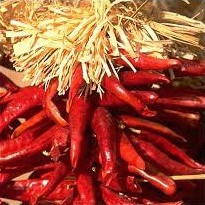
#> input picture 2AL3_Linearity_and_convolution/chilli_img.jpg, 205 x 205 px, found by its file name
$ jupyter execute 2AL3_Linearity_and_Convolution.ipynb
#> lines starting #> are read from the running program, lines starting #| are printed output that depends on the picture
[cell 1]
# Please upload chilli_img for performing operation
import cv2
from google.colab.patches import cv2_imshow
import numpy as np

img_path = "/content/chilli_img.jpg"
img = cv2.imread(img_path)
#> img is the input picture: shape (205, 205, 3); mean B, G, R 54.5, 77.9, 162.4
print(img.shape)
#| (205, 205, 3)
cv2_imshow(img)

## Now image padding  for filtering can be of 3 types:
# 1. Same : Nothing to be done on image.
# 2. Valid : using numpy, simply slice image to respective indices:
# for example, if filter is of size 3*3,
# remove 1 row from top and bottom and 1 column from left and right.
# 3. Full : In this case, border needs to be extended.
# In openCV, it can be done using cv2.copyMakeBorder() method
# for cv2.copyMakeBorder, parameters are :
# src => source image
# top, bottom, left, right => 0.5 * size of image. Here 4 is just random number
# here size of image is 450, so top = bottom = left = right = 225
# borderType : types of border extension.
# BORDER_CONSTANT => adds a constant colored border
# BORDER_REFLECT => mirror reflection of the border elements
#                   "gfedcba|abcdefg|gfedcba"
# BORDER_DEFAULT => same works as BORDER_REFLECT but with slight change.
#                   “gfedcb|abcdefgh|gfedcba"
# BORDER_REPLICATE => replicates the last element
#                   "aaaaa|abcdefgh|hhhhh"
top = bottom = left = right = 20
img_1 = cv2.copyMakeBorder(img, top, bottom, left, right, cv2.BORDER_CONSTANT)
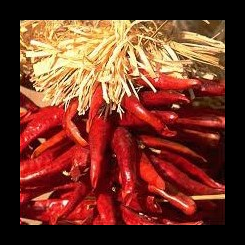
#> img_1: shape (245, 245, 3); mean B, G, R 38.2, 54.5, 113.7
img_2 = cv2.copyMakeBorder(img, top, bottom, left, right, cv2.BORDER_REFLECT)
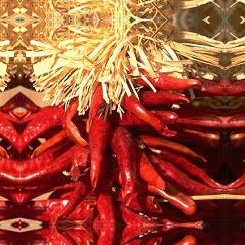
#> img_2: shape (245, 245, 3); mean B, G, R 53.5, 77.6, 158.4
img_3 = cv2.copyMakeBorder(img, top, bottom, left, right, cv2.BORDER_DEFAULT)
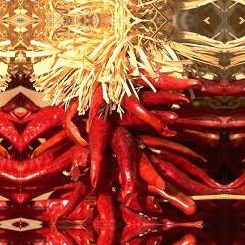
#> img_3: shape (245, 245, 3); mean B, G, R 53.5, 77.7, 158.7
img_4 = cv2.copyMakeBorder(img, top, bottom, left, right, cv2.BORDER_REPLICATE)
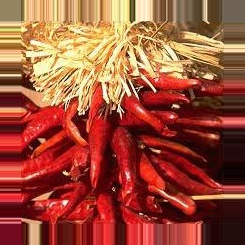
#> img_4: shape (245, 245, 3); mean B, G, R 56.6, 78.8, 157.4

Hori = np.concatenate((img_1, img_4), axis=1)
cv2_imshow(Hori)

Hori = np.concatenate((img_2, img_3), axis=1)
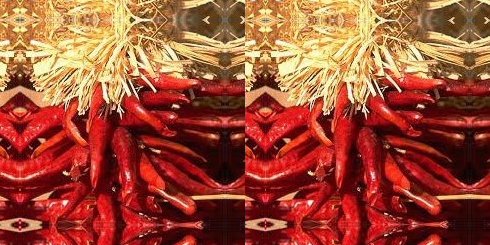
#> Hori: shape (245, 490, 3); mean B, G, R 53.5, 77.7, 158.6
cv2_imshow(Hori)

[cell 2]
# Please upload einstein test image for performing operation
import cv2
from google.colab.patches import cv2_imshow
import numpy as np

img_path = "/content/Einstein_test_image.png"
img = cv2.imread(img_path)
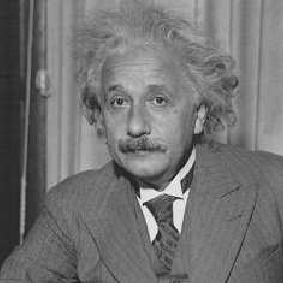
#> input picture 2AL3_Linearity_and_convolution/Einstein_test_image.png, 283 x 283 px, found by its file name
#> img is the input picture: shape (283, 283, 3); min 4, max 255, mean 114.5
print(img.shape)
#| (283, 283, 3)
cv2_imshow(img)
## convert 3 layers to 1 for image:
img_new = img[:,:,0]
print(img_new.shape)
#| (283, 283)
cv2_imshow(img_new)

## Different kernels applied to filter
# impulse filter:
impulse_filter = np.array([[0, 0, 0],
                    [0, 1, 0],
                    [0, 0, 0]])

img_impulse = cv2.filter2D(img_new, -1, impulse_filter)
print("Impulse Filter")
Hori = np.concatenate((img_new, img_impulse), axis=1)
#> Hori: shape (283, 566)
cv2_imshow(Hori)

# Shited image by 1 pixel
shift_filter = np.array([[0, 0, 0],
                    [0, 0, 1],
                    [0, 0, 0]])
img_shift = cv2.filter2D(img_new, -1, shift_filter)
print("Shift Filter")
Hori = np.concatenate((img_new, img_shift), axis=1)
cv2_imshow(Hori)

# Blurred filter
blur_filter = np.array([[1/9., 1/9., 1/9.],
                    [1/9., 1/9., 1/9.],
                    [1/9., 1/9., 1/9.]])
img_blur = cv2.filter2D(img_new, -1, blur_filter)
print("Blur Filter")
Hori = np.concatenate((img_new, img_blur), axis=1)
cv2_imshow(Hori)

# Sharpning Image using 2 different kernel
sharp_filter =  np.array([[0, 0, 0],
                    [0, 2, 0],
                    [0, 0, 0]]) -  np.array([[1/9., 1/9., 1/9.],
                    [1/9., 1/9., 1/9.],
                    [1/9., 1/9., 1/9.]])
img_sharp = cv2.filter2D(img_new, -1, sharp_filter)
print("Sharp Filter")
Hori = np.concatenate((img_new, img_sharp), axis=1)
cv2_imshow(Hori)

[cell 3]
## Please upload pepper_image for performing operation

## References:
# https://theailearner.com/2019/05/07/add-different-noise-to-an-image/

import cv2
from google.colab.patches import cv2_imshow
import numpy as np
from skimage.util import random_noise

img_path = "/content/pepper_image.jpg"
## convert 3 layers to 1 for image:
img_new = img[:,:,0]
print(img_new.shape)
#| (283, 283)
cv2_imshow(img_new)

## Gaussian noise
gau_noise = random_noise(img_new,mode="gaussian")
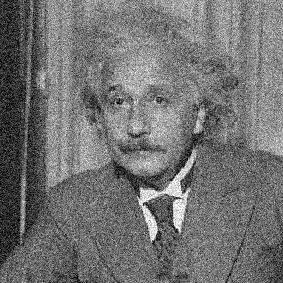
#> gau_noise: shape (283, 283) float64; min 0, max 1, mean 0.449
img_gau = np.array(255*gau_noise, dtype = 'uint8')
print("Gaussian Noise")
Hori = np.concatenate((img_new, img_gau), axis=1)
cv2_imshow(Hori)

## Salt and Pepper noise
snp_noise = random_noise(img_new,mode="s&p",amount=0.3)
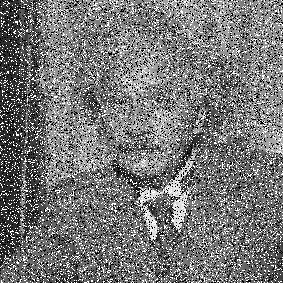
#> snp_noise: shape (283, 283) float64; min 0, max 1, mean 0.466
img_snp = np.array(255*snp_noise, dtype = 'uint8')
print("Salt and pepper Noise")
Hori = np.concatenate((img_new, img_snp), axis=1)
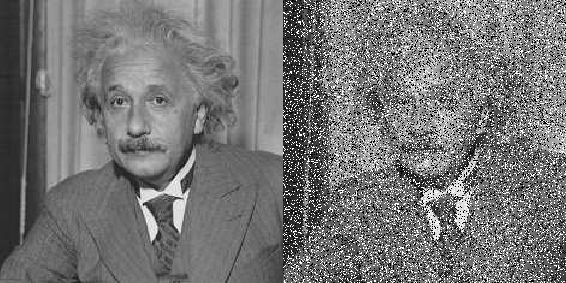
#> Hori: shape (283, 566); min 0, max 255, mean 116.7
cv2_imshow(Hori)

## Apply median  filter to salt and pepper noise image
filter_img = cv2.medianBlur(img_snp, 7)
print("Median filter applied for Salt and pepper Noise")
Hori = np.concatenate((img_snp,filter_img), axis=1)
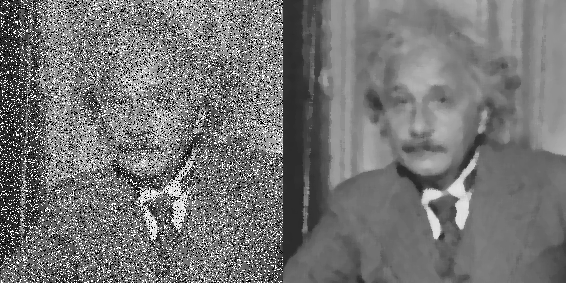
#> Hori: shape (283, 566); min 0, max 255, mean 116.7
cv2_imshow(Hori)

## Apply median  filter to salt and pepper noise image
filter_img = cv2.medianBlur(img_snp, 5)
print("Median filter applied for Salt and pepper Noise")
Hori = np.concatenate((img_snp,filter_img), axis=1)
cv2_imshow(Hori)
